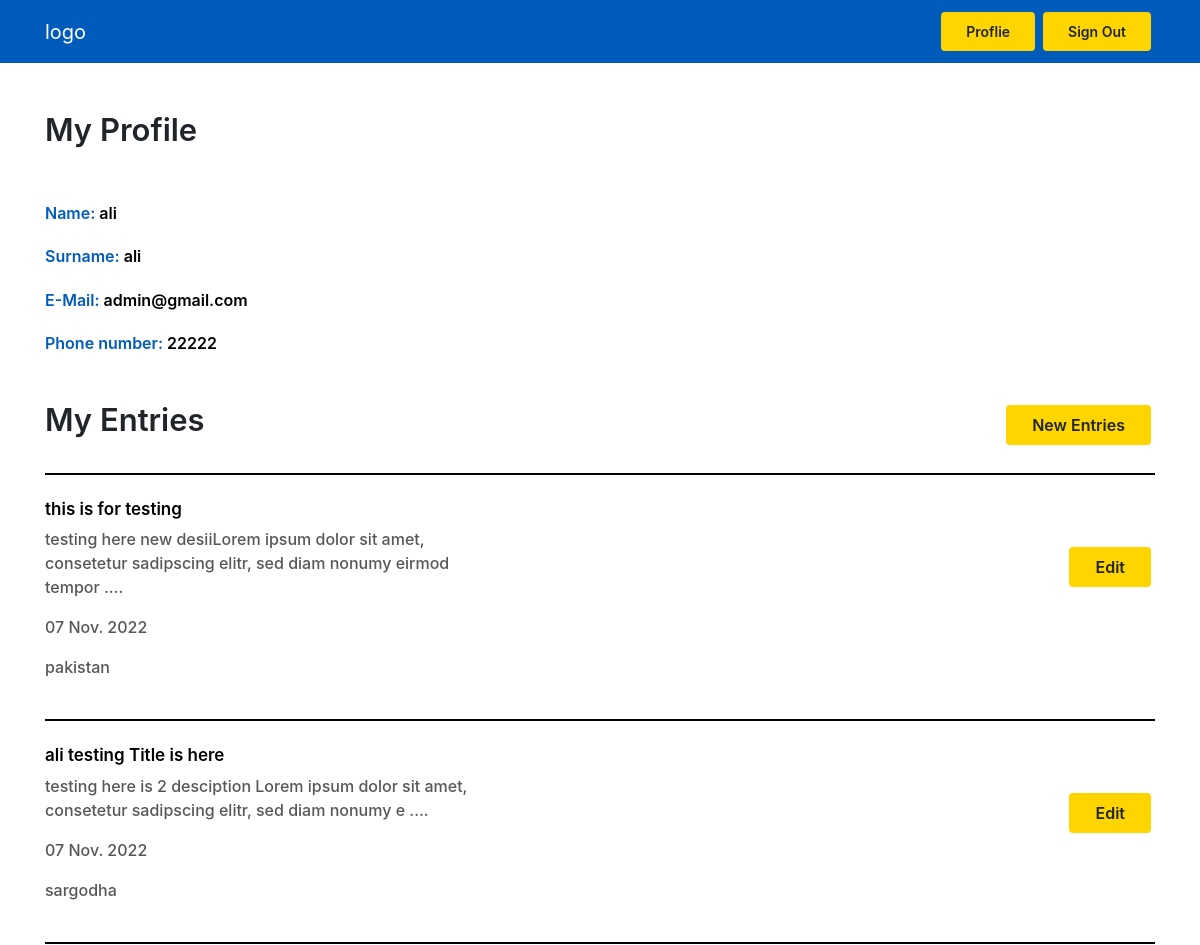
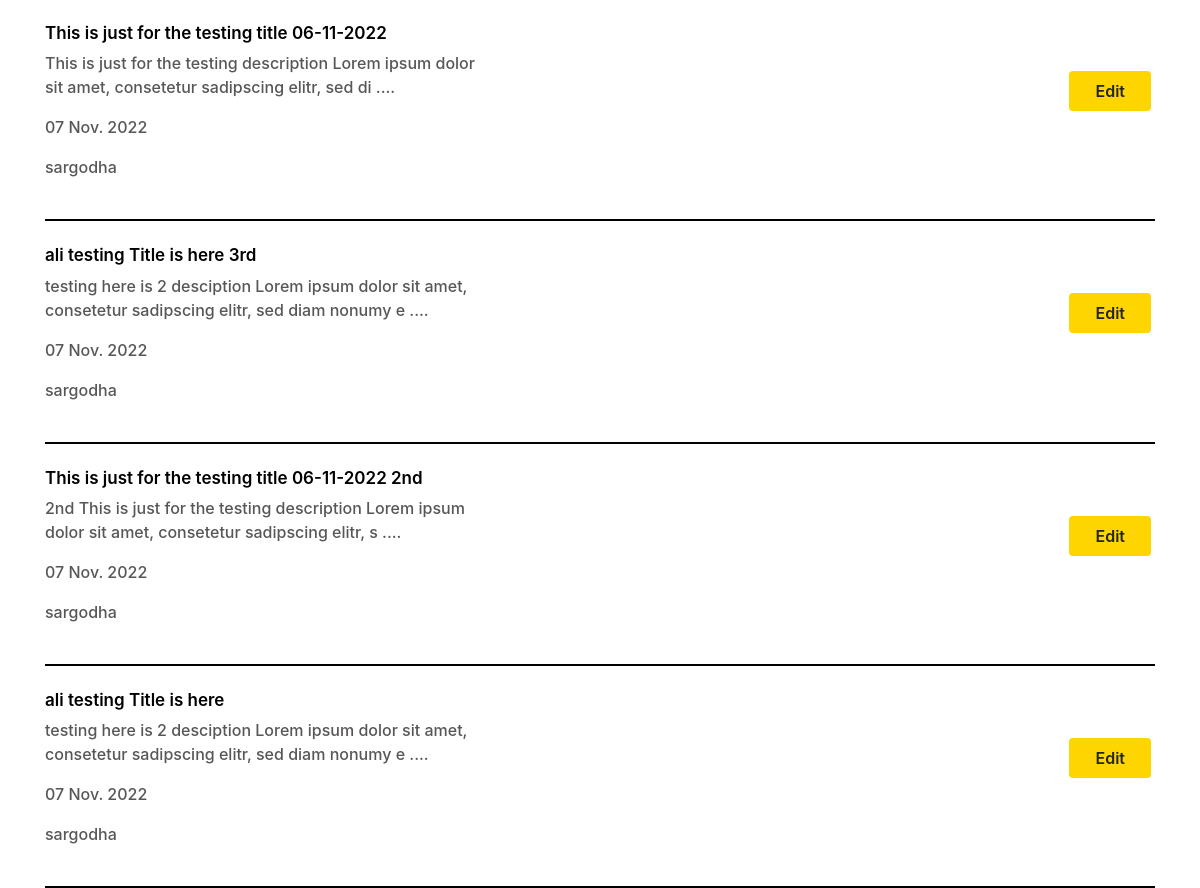
Screenshot of /profile.php (signed in) with the database file from the repository (2 pictures, top to bottom).
### tables this page shows
CREATE TABLE `user_entry` (
  `entry_id` int(11) NOT NULL,
  `user_id` int(11) NOT NULL,
  `entry_title` text NOT NULL,
  `entry_description` text NOT NULL,
  `entry_location` varchar(500) NOT NULL,
  `entry_employer` varchar(200) NOT NULL,
  `entry_contact_no` varchar(100) NOT NULL,
  `entry_date` varchar(200) NOT NULL
);

### profile.php (the view, shortened to what this page needs)
<?php
include 'cdn_lniks.php';
$con     = mysqli_connect( "localhost", "root","", "job4u" );
if(isset($_SESSION['login'])&& !empty($_SESSION['login']))
{     $db                  =$con;
      $user_data           = $_SESSION['login'];
      $user_name           = $user_data['user_name'];
      $user_sur_name       = $user_data['user_surname'];
      $user_email          = $user_data['user_email'];
      $user_ph_no          = $user_data['user_ph_no'];
      $user_id             = $user_data['user_id'];
      $fetch_enteries_rows = mysqli_num_rows(mysqli_query($db,"select * from user_entry where user_id ='$user_id'"));
              if($fetch_enteries_rows > 0)
              {
                $fetch_enteries_data = array();
                $query_result        = mysqli_query($db,"select * from user_entry where user_id ='$user_id' order by entry_id desc");
                        while ($row  = mysqli_fetch_assoc($query_result)){
                                  $fetch_enteries_data[]    = $row;
                        }
              }else
               {
                $err_msgs            = array();
                $err_msgs            = array("err_entry_msg" => "<label style=' margin:0 auto; color:black; background:yellow; font-size:30px;'> No Entery is  Saved Yet.!!</label>");
               }
}else{
header('location:login.php');
}
?>
<!DOCTYPE html>
<html lang="en">
<head>
</head>
<body>
<?php   include 'nav_bar.php';   ?>
<section class="Profile">
    <div class="container">
        <div class="Profile-p">
          <h2 class="py-5">My Profile</h2>
          <div class="">
              <h6>Name: <span> <?php  if(isset($user_name) && !empty($user_name)){echo "$user_name";}  ?></span></h6>
          </div>
          <div class="mt-4">
            <h6>Surname: <span><?php  if(isset($user_sur_name) && !empty($user_sur_name)){echo "$user_sur_name";}  ?></span></h6>
        </div>
        <div class="mt-4">
            <h6>E-Mail: <span> <?php  if(isset($user_email) && !empty($user_email)){echo "$user_email";}  ?></span></h6>
        </div>
        <?php  if(isset($user_ph_no) && !empty($user_ph_no)){
            ?>
        <div class="mt-4">
            <h6>Phone number: <span> <?php echo "$user_ph_no"; ?></span></h6>
        </div>
       <?php  }  ?>
        </div>
        <div class="entries  mt-5 pb-4">
            <div class="row">
                <div class="col-md-6">
                <div class="">
                <h2>My Entries</h2>
            </div>
                </div>
                <div class="col-md-6">
                <div class="ml-auto">
                <a href="new_entry.php" class="btn m-1 px-4 py" role="button" style="float: right;" aria-pressed="true">New Entries</a>
            </div>
                </div>
            </div>
        </div>
        <?php
              if(isset($err_msgs['err_entry_msg']) && !empty($err_msgs['err_entry_msg']))
              {
                echo '<div class="entries d-flex mt-4 pb-4">'.$err_msgs['err_entry_msg'].'</div>';
              }else{
                foreach ($fetch_enteries_data as $value) {
                ?>
       <div class="entries  mt-4 pb-4">
        <div class="row">
            <div class="col-md-5">
            <div class="">
                <h5><?php  if(isset($value['entry_title']) && !empty($value['entry_title'])){echo $value['entry_title'];}  ?></h5>
                <p><?php  if(isset($value['entry_description']) && !empty($value['entry_description'])){echo substr($value['entry_description'],0,130);}  ?> ....</p>
                <p><?php  if(isset($value['entry_date']) && !empty($value['entry_date'])){echo $value['entry_date'];}  ?> </p>
                 <p><?php  if(isset($value['entry_location']) && !empty($value['entry_location'])){echo $value['entry_location'];}  ?></p>
            </div>
            </div>
            <div class="col-md-7">
            <div class="">
                <a href="edit_entry.php?entry_id=<?= $value['entry_id'] ?>" class="btn m-1 px-4 py mt-5" style="float: right;"  role="button" aria-pressed="true">Edit</a>
            </div>
            </div>
        </div>
        </div>
    <?php  } } ?>
    </div>
</section>
</body>
</html>

### assets/css/style.css (style rules this page uses)
* { margin: 0; padding: 0; box-sizing: border-box; }
.Profile .Profile-p h2 { font-size: 31px; font-weight: 600; }
.Profile .Profile-p h6 { color: #005bbb; font-weight: 600; }
.Profile .Profile-p h6 span { color: black; font-weight: 600; }
.entries h2 { font-size: 31px; font-weight: 600; }
.entries .btn { border: 2px solid #ffd500; background-color: #ffd500; font-weight: 600; }
.entries { border-bottom: 2px solid black; }
.entries h5 { font-size: 17px; font-weight: 600; color: black; }
.entries p { font-weight: 500; color: #585656; }

### rows the page displays
user_entry: entry_title "this is for testing", entry_description "testing here new desiiLorem ipsum dolor sit amet, consetetur sadipscing elitr, sed diam nonumy eirmod tempor", entry_date "07 Nov. 2022", entry_location "pakistan"
user_entry: entry_title "ali testing Title is here", entry_description "testing here is 2 desciption Lorem ipsum dolor sit amet, consetetur sadipscing elitr, sed diam nonumy e", entry_date "07 Nov. 2022", entry_location "sargodha"
user_entry: entry_title "This is just for the testing title 06-11-2022", entry_description "This is just for the testing description Lorem ipsum dolor sit amet, consetetur sadipscing elitr, sed di", entry_date "07 Nov. 2022", entry_location "sargodha"
user_entry: entry_title "ali testing Title is here 3rd", entry_description "testing here is 2 desciption Lorem ipsum dolor sit amet, consetetur sadipscing elitr, sed diam nonumy e", entry_date "07 Nov. 2022", entry_location "sargodha"
user_entry: entry_title "This is just for the testing title 06-11-2022 2nd", entry_description "2nd This is just for the testing description Lorem ipsum dolor sit amet, consetetur sadipscing elitr, s", entry_date "07 Nov. 2022", entry_location "sargodha"
user_entry: entry_title "ali testing Title is here", entry_description "testing here is 2 desciption Lorem ipsum dolor sit amet, consetetur sadipscing elitr, sed diam nonumy e", entry_date "07 Nov. 2022", entry_location "sargodha"

### other values shown
$user_name "ali"
$user_sur_name "ali"
$user_email "admin@gmail.com"
$user_ph_no "22222"
